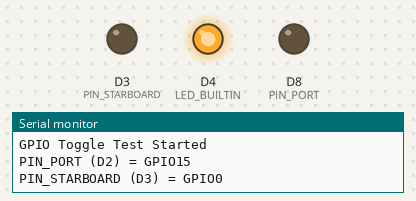
This sketch was run on a simulated ESP8266 (NodeMCU). Parts: output pins drawn as LEDs (lit = HIGH, except the on-board LED, lit = LOW), the last lines printed to the serial monitor.

Above: at 1.12 s.
At 1.3 s:
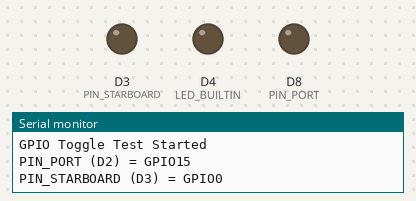
At 1.9 s:
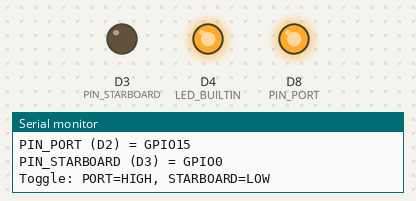
At 3.4 s:
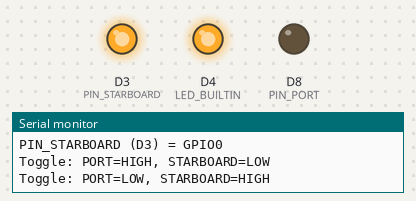
At 5.3 s:
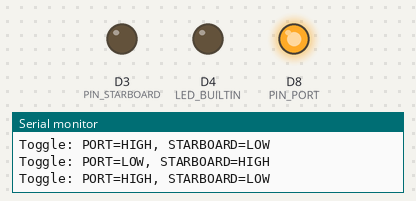
At 7.1 s:
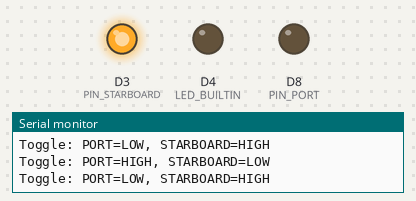
Timing chart, 0 to 7.9 s (numbered marks = the images above):
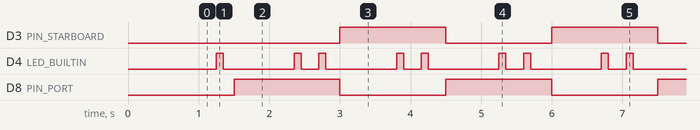

Measured:
- by itself, D3 (PIN_STARBOARD), D8 (PIN_PORT): alternates HIGH for 1.5 s and LOW for 1.5 s
- by itself, D4 (LED_BUILTIN): repeats every 1.4 s: LOW 1.0 s, HIGH 0.10 s, LOW 0.25 s, HIGH 0.10 s

The sketch:

gpio_toggle_test.ino
```cpp
/*
 * GPIO Toggle Test
 *
 * Minimal test to verify GPIO pins can output signals.
 * Toggles D2 and D3 at 1Hz - measure with multimeter or scope.
 *
 * HARDWARE: Arduino Nano ESP32
 *
 * EXPECTED BEHAVIOR:
 * - LED_BUILTIN double-flashes as heartbeat indicator.
 *   Pattern: ON 100ms, OFF 250ms, ON 100ms, OFF 1000ms, repeat.
 * - D2 toggles LOW/HIGH at 1.5s interval
 * - D3 toggles LOW/HIGH at 1.5s interval (opposite phase to D2)
 * - Multimeter should show ~1.65V average on both pins
 *
 * VERSION HISTORY
 * ---------------
 * v1.0  2026-02-22  Initial release. Double-flash heartbeat added.
 */

#define PIN_PORT        D8      // GPIO?
#define PIN_STARBOARD   D3      // GPIO3

void setup() {
  Serial.begin(115200);
  delay(1000);

  pinMode(LED_BUILTIN, OUTPUT);
  pinMode(PIN_PORT, OUTPUT);
  pinMode(PIN_STARBOARD, OUTPUT);

  Serial.println("GPIO Toggle Test Started");
  Serial.print("PIN_PORT (D2) = GPIO");
  Serial.println(PIN_PORT);
  Serial.print("PIN_STARBOARD (D3) = GPIO");
  Serial.println(PIN_STARBOARD);
}

// Heartbeat timing table: {pin state, duration ms}
static const struct { uint8_t state; unsigned int duration; } HB[] = {
  { HIGH, 100  },   // Flash 1 on
  { LOW,  250  },   // Gap
  { HIGH, 100  },   // Flash 2 on
  { LOW,  1000 }    // Pause
};
#define HB_STEPS (sizeof(HB) / sizeof(HB[0]))

/**
 * Non-blocking heartbeat update.
 * Call as frequently as possible from loop().
 * Pattern: ON 100ms | OFF 250ms | ON 100ms | OFF 1000ms | repeat.
 */
void updateHeartbeat() {
  static uint8_t       step  = 0;
  static unsigned long timer = 0;
  unsigned long now = millis();

  if (now - timer >= HB[step].duration) {
    step  = (step + 1) % HB_STEPS;
    timer = now;
    digitalWrite(LED_BUILTIN, HB[step].state);
  }
}

void loop() {
  unsigned long now = millis();

  updateHeartbeat();

  // Toggle data pins every 1.5s
  static unsigned long last_toggle = 0;
  static bool state = false;

  if (now - last_toggle >= 1500) {
    state = !state;
    digitalWrite(PIN_PORT, state ? HIGH : LOW);
    digitalWrite(PIN_STARBOARD, state ? LOW : HIGH);  // Opposite phase

    Serial.print("Toggle: PORT=");
    Serial.print(state ? "HIGH" : "LOW");
    Serial.print(", STARBOARD=");
    Serial.println(state ? "LOW" : "HIGH");

    last_toggle = now;
  }
}
```
